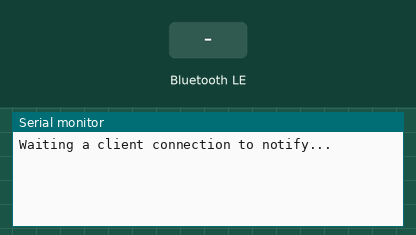
Recording of a sketch running on a simulated ESP32-S3. Shown: the last lines printed to the serial monitor. The inputs (shaded band) are chosen by the test bench. Nothing arrives over Bluetooth unless stated; a phone connects over Bluetooth LE 3 s after start.

Above: at 1.2 s.
1.3 s: Bluetooth LE write "1" received
At 3.7 s:
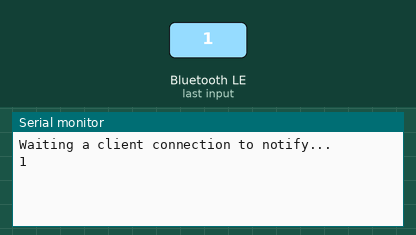
4.3 s: Bluetooth LE write "0" received
At 5.3 s:
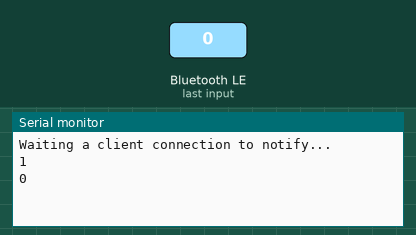

The sketch:

Sketch_03.1_BLE_USART.ino
```cpp
/**********************************************************************
  Filename    : BLE_USART
  Description : Esp32 communicates with the phone by BLE and sends incoming data via a serial port
  Auther      : www.freenove.com
  Modification: 2024/07/01
**********************************************************************/
#include "BLEDevice.h"
#include "BLEServer.h"
#include "BLEUtils.h"
#include "BLE2902.h"

BLECharacteristic *pCharacteristic;
bool deviceConnected = false;
uint8_t txValue = 0;
long lastMsg = 0;
String rxload="Test\n";

#define SERVICE_UUID           "6E400001-B5A3-F393-E0A9-E50E24DCCA9E"
#define CHARACTERISTIC_UUID_RX "6E400002-B5A3-F393-E0A9-E50E24DCCA9E"
#define CHARACTERISTIC_UUID_TX "6E400003-B5A3-F393-E0A9-E50E24DCCA9E"

class MyServerCallbacks: public BLEServerCallbacks {
    void onConnect(BLEServer* pServer) {
      deviceConnected = true;
    };
    void onDisconnect(BLEServer* pServer) {
      deviceConnected = false;
      //pServer->getAdvertising()->start(); //Reopen the pServer and wait for the connection.
    }
};

class MyCallbacks: public BLECharacteristicCallbacks {
    void onWrite(BLECharacteristic *pCharacteristic) {
      String rxValue = pCharacteristic->getValue();
      if (rxValue.length() > 0) {
        rxload="";
        for (int i = 0; i < rxValue.length(); i++){
          rxload +=(char)rxValue[i];
        }
      }
    }
};

void setupBLE(String BLEName){
  const char *ble_name=BLEName.c_str();
  BLEDevice::init(ble_name);
  BLEServer *pServer = BLEDevice::createServer();
  pServer->setCallbacks(new MyServerCallbacks());
  BLEService *pService = pServer->createService(SERVICE_UUID);
  pCharacteristic= pService->createCharacteristic(CHARACTERISTIC_UUID_TX,BLECharacteristic::PROPERTY_NOTIFY);
  pCharacteristic->addDescriptor(new BLE2902());
  BLECharacteristic *pCharacteristic = pService->createCharacteristic(CHARACTERISTIC_UUID_RX,BLECharacteristic::PROPERTY_WRITE);
  pCharacteristic->setCallbacks(new MyCallbacks());
  pService->start();
  pServer->getAdvertising()->start();
  Serial.println("Waiting a client connection to notify...");
}

void setup() {
  Serial.begin(115200);
  setupBLE("ESP32S3_Bluetooth");
}

void loop() {
  long now = millis();
  if (now - lastMsg > 100) {
    if (deviceConnected&&rxload.length()>0) {
        Serial.println(rxload);
        rxload="";
    }
    if(Serial.available()>0){
        String str=Serial.readString();
        const char *newValue=str.c_str();
        pCharacteristic->setValue(newValue);
        pCharacteristic->notify();
    }
    lastMsg = now;
  }
}
```

Measured:
- after the input at 1.3 s, the serial monitor: prints a new line after 1.7 s (image 1)
- after the input at 4.3 s, the serial monitor: prints a new line after 0.15 s (image 2)
